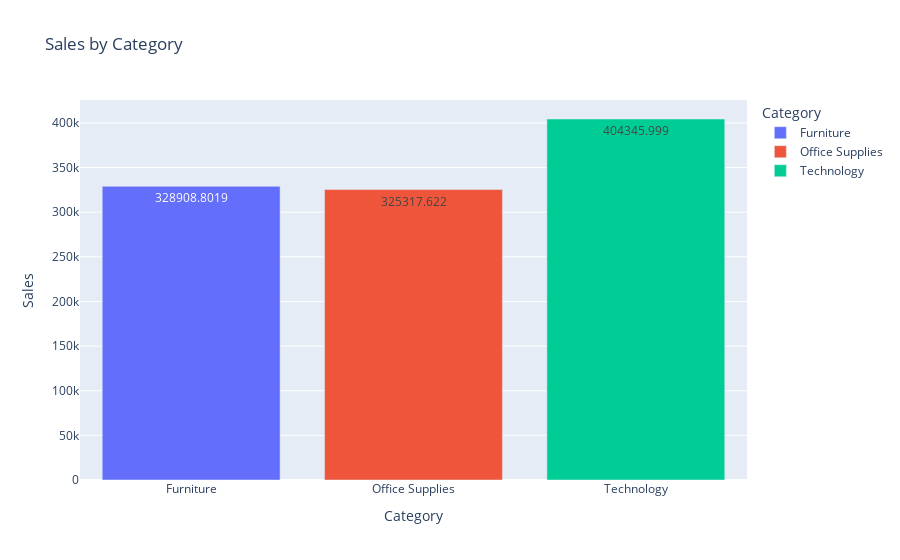

The notebook cell this image was saved under:
### Code cell
import plotly.express as px

fig = px.bar(
    sales_by_category,                 # Your dataframe
    x="Category",      # Column for x-axis
    y="Sales",      # Column for y-axis
    color = "Category",    # Optional: Color bars by category
    text = "Sales",
    title="Sales by Category",    # Optional: Title
height = 500)

fig.show()

### Figure 1 — Plotly figure (JSON) as saved in the notebook; plotly's stock layout.template omitted (floating-point values rounded to 4 significant figures)
{"data": [{"alignmentgroup": "True", "hovertemplate": "Category=%{x}<br>Sales=%{text}<extra></extra>", "legendgroup": "Furniture", "marker": {"color": "#636efa", "pattern": {"shape": ""}}, "name": "Furniture", "offsetgroup": "Furniture", "orientation": "v", "showlegend": true, "text": [328900.0], "textposition": "auto", "type": "bar", "x": ["Furniture"], "xaxis": "x", "y": [328900.0], "yaxis": "y"}, {"alignmentgroup": "True", "hovertemplate": "Category=%{x}<br>Sales=%{text}<extra></extra>", "legendgroup": "Office Supplies", "marker": {"color": "#EF553B", "pattern": {"shape": ""}}, "name": "Office Supplies", "offsetgroup": "Office Supplies", "orientation": "v", "showlegend": true, "text": [325300.0], "textposition": "auto", "type": "bar", "x": ["Office Supplies"], "xaxis": "x", "y": [325300.0], "yaxis": "y"}, {"alignmentgroup": "True", "hovertemplate": "Category=%{x}<br>Sales=%{text}<extra></extra>", "legendgroup": "Technology", "marker": {"color": "#00cc96", "pattern": {"shape": ""}}, "name": "Technology", "offsetgroup": "Technology", "orientation": "v", "showlegend": true, "text": [404300.0], "textposition": "auto", "type": "bar", "x": ["Technology"], "xaxis": "x", "y": [404300.0], "yaxis": "y"}], "layout": {"autosize": true, "barmode": "relative", "legend": {"title": {"text": "Category"}, "tracegroupgap": 0}, "title": {"text": "Sales by Category"}, "xaxis": {"anchor": "y", "autorange": true, "categoryarray": ["Furniture", "Office Supplies", "Technology"], "categoryorder": "array", "domain": [0, 1], "range": [-0.5, 2.5], "title": {"text": "Category"}, "type": "category"}, "yaxis": {"anchor": "x", "autorange": true, "domain": [0, 1], "range": [0, 425600.0], "title": {"text": "Sales"}, "type": "linear"}}}
